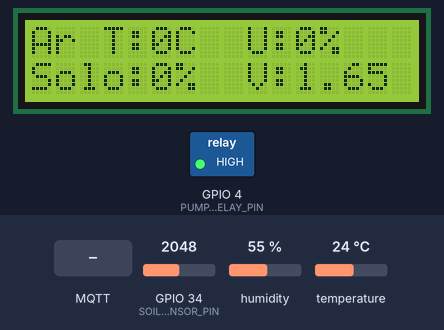
Simulated run of this sketch. Board: ESP32. Shown: 16×2 character LCD, switched loads named in the sketch (green lamp = pin HIGH). The test bench sets the inputs (shaded band); at power-on: humidity 55 %, GPIO 34 (SOIL_SENSOR_PIN) = 2048, temperature 24 °C. WiFi joins after 1.5 s; servers stay silent unless stated; no MQTT or app messages arrive unless stated; what the sketch prints to the serial monitor is not drawn.

Above: at 4.8 s.
4.9 s: MQTT message "PUMP_ON" arrives on the first subscribed topic
At 6.0 s:
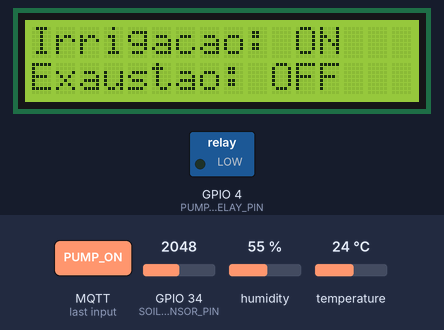
9.7 s: MQTT message "PUMP_OFF" arrives on the first subscribed topic
At 10.3 s:
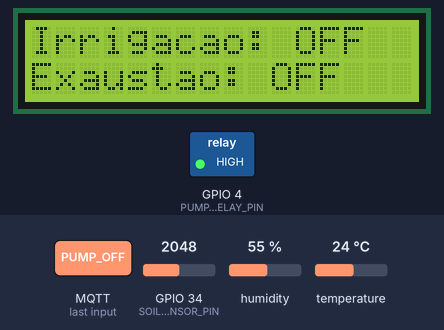
17.4 s: MQTT message "EXAUST_ON" arrives on the second subscribed topic
At 20.2 s:
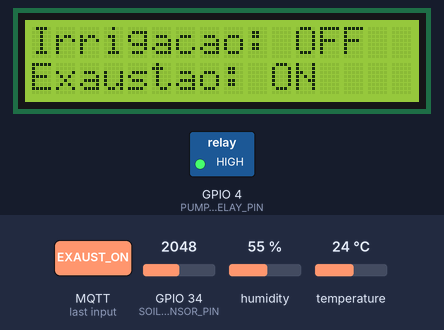
29.6 s: MQTT message "PUMP_ON" arrives on the first subscribed topic
At 30.1 s:
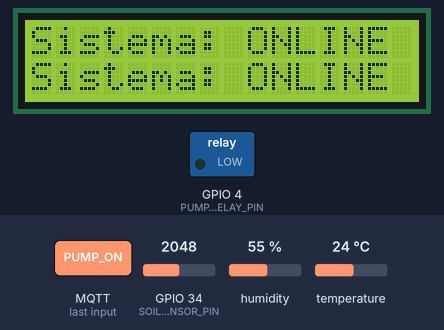
43.4 s: humidity set to 22 %
At 55.3 s:
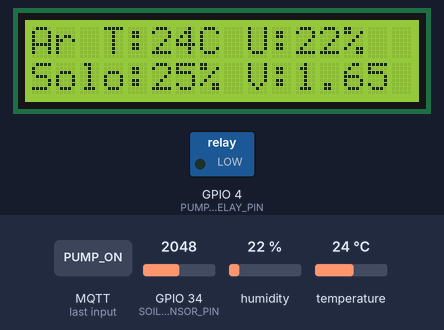
55.6 s: GPIO 34 (SOIL_SENSOR_PIN) set to 1460
At 59.7 s:
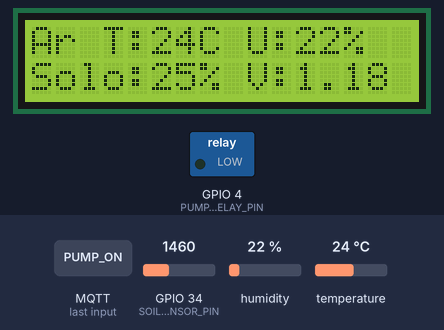
Timing chart, 0 to 61.2 s (numbered marks = the images above; inputs shaded):
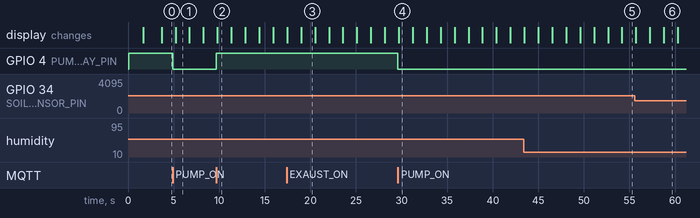

The sketch:

Cliente_esp.ino
```cpp
#include <WiFi.h>
#include <PubSubClient.h>
#include <Wire.h>
#include <LiquidCrystal_I2C.h>
#include <ArduinoJson.h>
#include "dht.h"

// Debug
#define DEBUG
#ifdef DEBUG
#define DEBUG_PRINT(x)  Serial.print (x)
#define DEBUG_PRINTLN(x)  Serial.println (x)
#else
#define DEBUG_PRINT(x)
#define DEBUG_PRINTLN(x)
#endif

// Pinos de periféricos
# define PUMP_RELAY_PIN 4
#define SOIL_SENSOR_PIN 34
#define SOIL_WET 1456
#define SOIL_DRY 2249
#define DHT11_PIN 19

// Wifi
#define SSID "Tupi"
#define PASSWORD "12345678"

// MQTT
#define BROKER_MQTT "broker.hivemq.com"
#define BROKER_PORT 1883
#define TOPICO_ESTUFA "tupi/agro/estufa"
#define TOPICO_BOMBA "tupi/agro/bomba"
#define TOPICO_FERTIRRIGACAO "tupi/agro/fertirrigacao"
#define ID_MQTT "TupiAgro_01" //id mqtt (para identificação de sessão)

// Objetos de controle
dht DHT;
WiFiClient espClient;
PubSubClient MQTT(espClient);
StaticJsonDocument<66> mqttJsonPayload;
StaticJsonDocument<66> bootPayload;
LiquidCrystal_I2C lcd(0x27, 16, 2);

// Estado da irrigação
byte pumpState = LOW;
byte exaustingState = LOW;
byte fertirrigationState = LOW;

// Status da comunicação
bool mqttStatus = false;
char buffer[130];

// Medições do ambiente
short airHumidity = 0;
short airTemperature = 0;
short soilMoisture = 0;

// Para cada n variações do lcd
short lcdState = 0;

// Contador de tempo
unsigned long counter1s = 0;
unsigned long counter10s = 0;
unsigned long counter1h = 0;

void setup() {
  #ifdef DEBUG
  Serial.begin(115200);
  #endif

  // Inicia LCD
  lcd.init();
  lcd.setBacklight(HIGH);

  // Informa inicialização do sistema
  lcdPrint(0, 0, "Tupi Agro");
  lcdPrint(0, 1, "Inicializando");

  // Executa configurações do sistema
  initPins();
  initWifi();
  initMQTT();
  connectMQTT();

  // boot();
  /*
   * lê os sensores da estufa
   * manda as informações para o servidor
   * servidor processa esses dados dos sensores
   * decide o que deve estar ligado ou não
   * envia ao arduino
   * sincroniza o arduino com o servidor
   * arduino continua trabalhando sincronizado com o servidor
   */

  lcdPrint(0, 1, "Sistema Online");
  delay(2000);
}

void loop() {
  // Antes de proceder com as operações, verifica as comunicações
  checkCommunication();
  checkInputs();

  if ( millis() - counter1s >= 1500 ) {
    refreshLCD();
    counter1s = millis();
  }

  if ( millis() - counter10s >= 10000 ) {
    DEBUG_PRINTLN("Verificação de 10s");
    checkGreenhouse(false);
    counter10s = millis();
  }

  if ( millis() - counter1h >= 3600000 ) {
    DEBUG_PRINTLN("Verificação 1h");
    checkGreenhouse(true);
    counter1h = millis();
  }

  // Keep-alive da comunicação com broker MQTT
  MQTT.loop();
}
```

ChecarEstufa.ino
```cpp
/*
 * Parâmetros de checagem da estufa
 * Antigo: ÁGUA(269), AR(632)
 * Novo: ÁGUA(305), AR(682)
 * ESP: ÁGUA(1456), AR(2249)
 */
void checkGreenhouse(bool store) {
  short soilMeasure = map(analogRead(SOIL_SENSOR_PIN), SOIL_WET, SOIL_DRY, 100, 0);
  soilMoisture = round((soilMoisture + soilMeasure)/2);
  DHT.read11(DHT11_PIN);
  airHumidity = round(DHT.humidity);
  airTemperature = round(DHT.temperature);

  //DEBUG_PRINTLN(analogRead(SOIL_SENSOR_PIN));

  // Normaliza a entrada do sensor
  if (soilMoisture > 100) { soilMoisture = 100; }
  else if (soilMoisture < 0) { soilMoisture = 0; }

  mqttJsonPayload["soilMoisture"] = soilMoisture;
  mqttJsonPayload["airTemp"] = airTemperature;
  mqttJsonPayload["airHumidity"] = airHumidity;
  mqttJsonPayload["store"] = store;
  size_t n = serializeJson(mqttJsonPayload, buffer);
  MQTT.publish(TOPICO_ESTUFA, buffer, n);
}
```

Funcoes.ino
```cpp
/*
 * Configurações dos Pinos
 */
void initPins() {
  // Pino da bomba
  pinMode(PUMP_RELAY_PIN, OUTPUT);
  digitalWrite(PUMP_RELAY_PIN, HIGH);
}

void checkInputs() {
  //veriica se apertou algum botao para desligar ou ligar
}

/*
 * Configurações do Wifi
 */
void initWifi() {
  WiFi.begin(SSID, PASSWORD);

  DEBUG_PRINT("(Wifi) Conectando à rede: ");
  DEBUG_PRINT(SSID);

  while (WiFi.status() != WL_CONNECTED) {
    delay(500);
    DEBUG_PRINT(".");
  }

  DEBUG_PRINTLN("");
  DEBUG_PRINTLN("(Wifi) Conectado.");
  DEBUG_PRINT("(Wifi) IP address: ");
  DEBUG_PRINTLN(WiFi.localIP());
}

/*
 * Configurações do MQTT
 */
void initMQTT() {
  MQTT.setServer(BROKER_MQTT, BROKER_PORT); //informa qual broker e porta deve ser conectado
  MQTT.setCallback(callbackMQTT); //atribui função de callback (função chamada quando qualquer informação de um dos tópicos subescritos chega)
}

void connectMQTT() {
  DEBUG_PRINTLN("(MQTT) Verificando link wifi.");
  if (WiFi.status() == WL_CONNECTED) {
    DEBUG_PRINTLN("(MQTT) Link ON.");
    while (!MQTT.connected()) {
      if (MQTT.connect(ID_MQTT)) {
        mqttStatus = true;
        MQTT.subscribe(TOPICO_BOMBA);
        MQTT.subscribe(TOPICO_ESTUFA);
        DEBUG_PRINTLN("(MQTT) Conexão MQTT estabelecida.");
      }
      else {
        delay(1000);
      }
    }
  }
  else {
    DEBUG_PRINTLN("(MQTT) Link OFF, reconectando.");
    WiFi.reconnect();
    connectMQTT();
  }
}

void callbackMQTT(char * topic, byte * payload, unsigned int length) {
  String msg;
  //obtem a string do payload recebido
  for (int i = 0; i < length; i++) {
    char c = (char) payload[i];
    msg += c;
  }

  DEBUG_PRINT("(MQTT) Mensagem recebida: ");
  DEBUG_PRINTLN(msg);

  String topicString = String(topic);

  if (topicString.equals(TOPICO_BOMBA)) {
    /*
    if (msg.equals("AI_ON")) {
      automaticIrrigation = true;
      MQTT.publish(TOPICO_BOMBA, "AI_ON_OK");
    }
    if (msg.equals("AI_OFF")) {
      automaticIrrigation = false;
      MQTT.publish(TOPICO_BOMBA, "AI_OFF_OK");
    }*/
    if (msg.equals("PUMP_ON")) {
      pumpState = HIGH;
      digitalWrite(PUMP_RELAY_PIN, LOW);
      MQTT.publish(TOPICO_BOMBA, "PUMP_ON_OK");
    }
    if (msg.equals("PUMP_OFF")) {
      pumpState = LOW;
      digitalWrite(PUMP_RELAY_PIN, HIGH);
      MQTT.publish(TOPICO_BOMBA, "PUMP_OFF_OK");
    }
  }

  if (topicString.equals(TOPICO_ESTUFA)) {
    if (msg.equals("EXAUST_ON")) {
      exaustingState = HIGH;
      //digitalWrite(EXAUST_RELAY_PIN, LOW);
      MQTT.publish(TOPICO_BOMBA, "AI_ON_OK");
    }
    if (msg.equals("EXAUST_OFF")) {
      exaustingState = LOW;
      //digitalWrite(EXAUST_RELAY_PIN, HIGH);
      MQTT.publish(TOPICO_BOMBA, "AI_OFF_OK");
    }
    /*if (msg.equals("ANALYSIS_ON")) {
      realTimeAnalysis = true;
    }
    if (msg.equals("ANALYSIS_OFF")) {
      realTimeAnalysis = false;
    }*/

    if (msg.equals("GET_MEASUREMENTS")) {
      bootPayload["boot"] = true;
      bootPayload["pump"] = pumpState;
      bootPayload["exaust"] = exaustingState;
      bootPayload["fert"] = fertirrigationState;
      size_t n = serializeJson(bootPayload, buffer);
      MQTT.publish(TOPICO_ESTUFA, buffer, n);
    }
  }
}

void checkCommunication(void) {
  if (!MQTT.connected()) {
    mqttStatus = false;
    connectMQTT(); //se não há conexão com o Broker, a conexão é refeita
  }
}

/*
 * Atributos LCD
 */
void lcdPrint(short cursor, short line, String msg) {
  lcd.setCursor(cursor, line);
  lcd.print(msg);
}

void refreshLCD() {
  lcd.clear();
  String displayMsg = "";
  switch (lcdState) {
    case 0: {
      displayMsg = "Ar T:" + String(airTemperature) + "C";
      lcdPrint(0, 0, displayMsg);

      displayMsg = "U:" + String(airHumidity) + "%";
      lcdPrint(9, 0, displayMsg);

      displayMsg = "Solo:" + String(soilMoisture) + "%";
      lcdPrint(0, 1, displayMsg);

      float voltage = analogRead(SOIL_SENSOR_PIN) * (3.3 / 4095.0);
      displayMsg = "V:" + String(voltage) + "";
      lcdPrint(9, 1, displayMsg);
      } break;
    case 1:
      displayMsg = (pumpState) ? F("Irrigacao: ON") : F("Irrigacao: OFF");
      lcdPrint(0, 0, displayMsg);

      displayMsg = (exaustingState) ? F("Exaustao: ON") : F("Exaustao: OFF");
      lcdPrint(0, 1, displayMsg);
      break;
    case 2:
      displayMsg = (mqttStatus) ? F("Sistema: ONLINE") : F("Sistema: OFFLINE");
      lcdPrint(0, 0, displayMsg);
      //displayMsg = (automaticIrrigation) ? F("IA: ON") : F("IA: OFF");
      lcdPrint(0, 1, displayMsg);
      break;
  }

  lcdState = (lcdState == 2) ? 0 : lcdState+1;
}
```

Measured:
- after the input at 4.9 s, GPIO 4 (PUMP_RELAY_PIN): HIGH → LOW at once; the display: changes after 0.31 s (image 1)
- after the input at 9.7 s, GPIO 4 (PUMP_RELAY_PIN): LOW → HIGH at once; the display: changes after 0.10 s (image 2)
- after the input at 17.4 s, the display: first differs from a run without the input after 1.6 s (image 3)
- after the input at 29.6 s, GPIO 4 (PUMP_RELAY_PIN): HIGH → LOW at once
- what the display in image 1 shows lasts 1.5 s, from 5.2 s to 6.7 s
